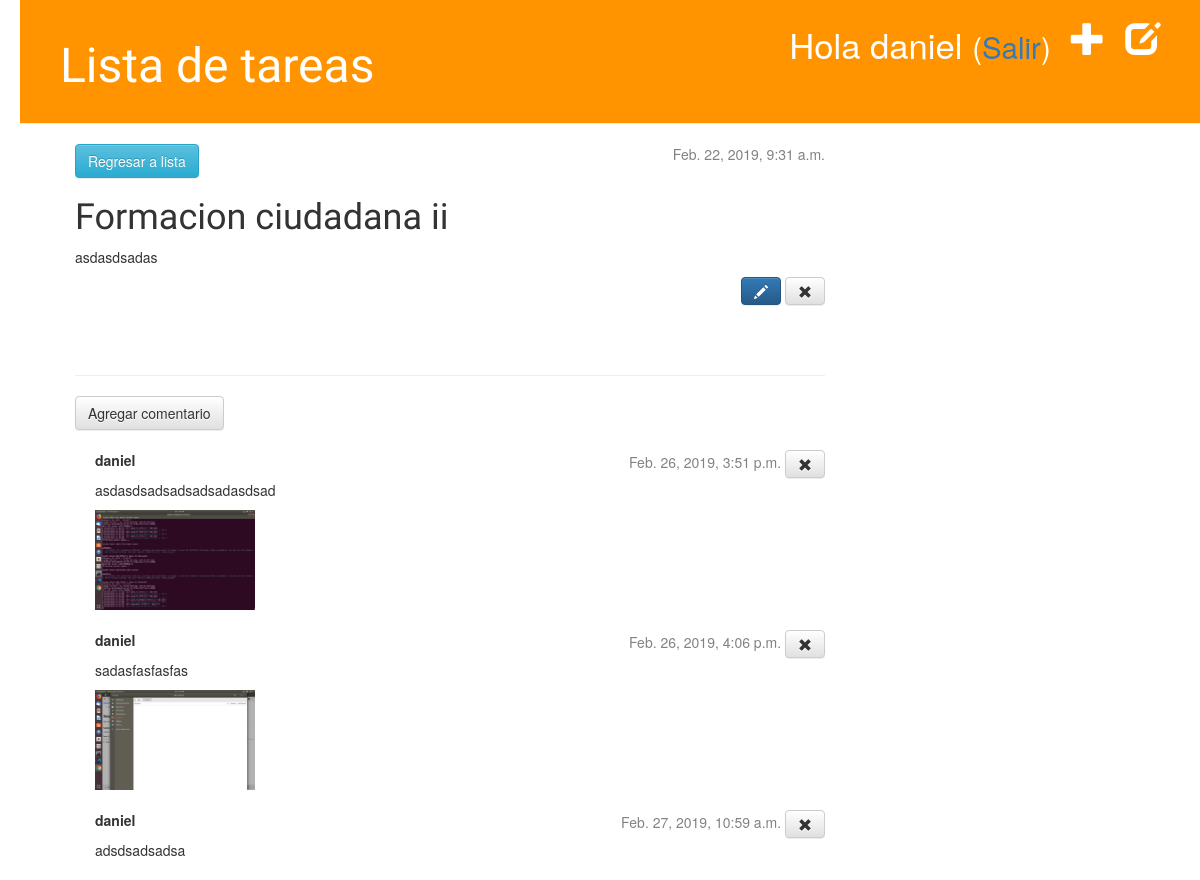
The app's page /post/7/ (signed in), older data.
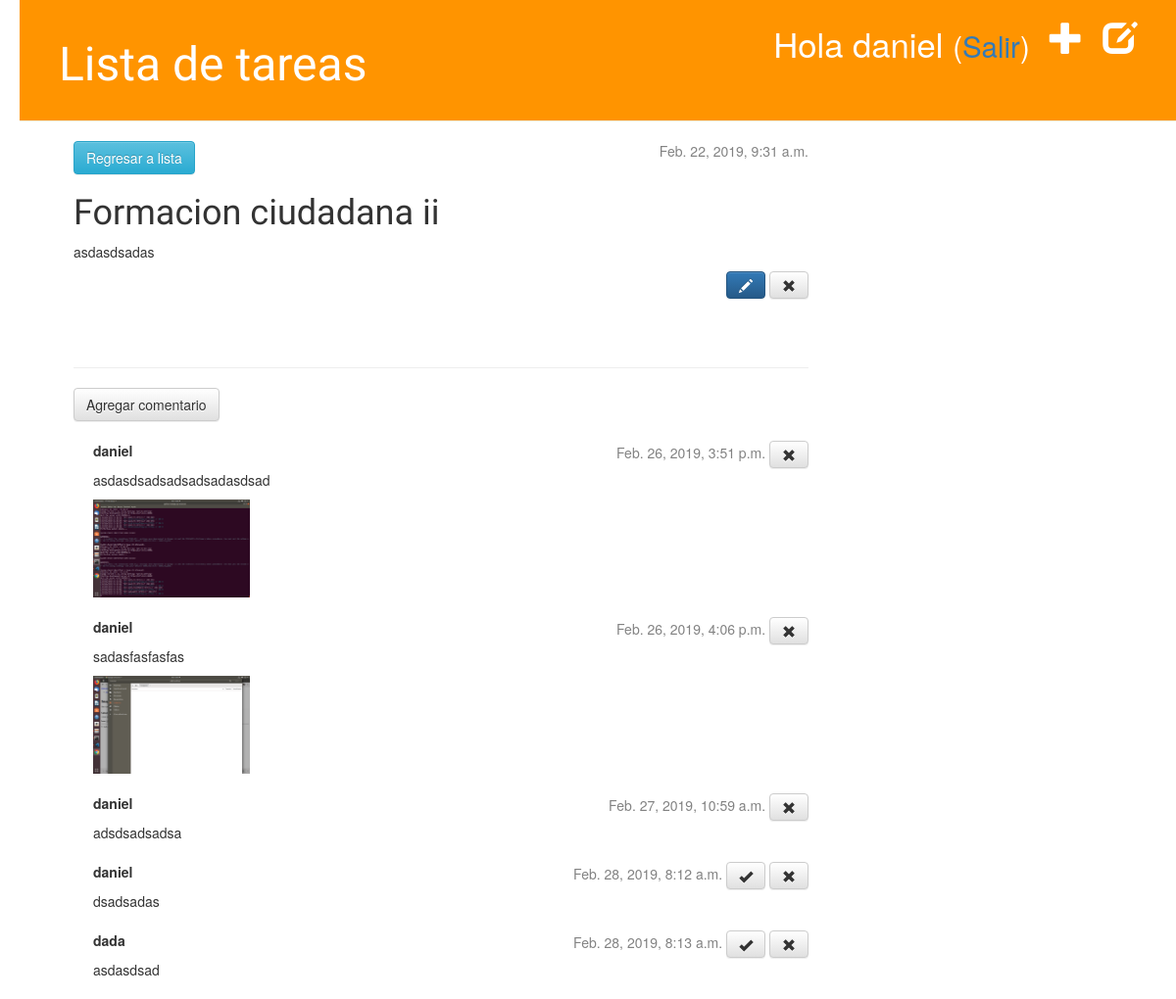
The same page, newer data.
### blog/models.py (models this page shows, shortened)
class Comment(models.Model):
    post = models.ForeignKey('blog.Post', on_delete=models.CASCADE, related_name='comments')
    author = models.ForeignKey('auth.User', on_delete=models.CASCADE)
    text = models.TextField(help_text="Sube una imagen respecto al tema, luego nuestro personal lo verificara y lo subira")
    image = models.ImageField(upload_to='blog/images/', blank= True, null=True)
    created_date = models.DateTimeField(default=timezone.now)
    approved_comment = models.BooleanField(default=False)

### blog/views.py (the view)
# urls.py: url(r'^post/(?P<pk>\d+)/$', views.PostDetail.as_view(), name='post_detail'),
class PostDetail(DetailView):
    model = Post
    context_object_name = "post"

### blog/templates/blog/post_detail.html (shortened to what this page needs)
{% extends 'blog/base.html' %}
{% block content %}
    <div class="post">
        {% if post.published_date %}
        <div class="date">
            {{ post.published_date }}
        </div>
        {% else %}
            {% if user.is_superuser or user.is_staff %}
                <a class="btn btn-success" href="{% url 'post_publish' pk=post.pk %}">Publicar</a>
            {% endif %}
            <div>Un administrador o alguien del staff estará revisando su post espere por favor  </div>
            {% endif %}
        <button type="button" class=" btn btn-info" onclick="regresar()">Regresar a lista</button>
        <h1>{{ post.title }}</h1>
        <p>{{ post.text|linebreaksbr }}</p>
        <div class="text-right">
                {% if user.is_staff or user.is_superuser %}
            <a class="btn btn-primary" href="{% url 'post_edit' pk=post.pk %}"><span class="glyphicon glyphicon-pencil"></span></a>
            <a class="btn btn-default" href="{% url 'post_remove' pk=post.pk %}"><span class="glyphicon glyphicon-remove"></span></a>
                {% endif %}
        </div>
    </div>
    <hr>
    {% if user.is_authenticated %}
    <a class="btn btn-default" href="{% url 'add_comment_to_post' pk=post.pk %}">Agregar comentario</a>
{%endif%}
    {% for comment in post.comments.all %}
        {% if user.is_superuser or user == comment.author or comment.approved_comment%}
        <div class="comment">
            <div class="date">
                {{ comment.created_date }}
                {% if not comment.approved_comment and user.is_superuser%}
                <a class="btn btn-default" href="{% url 'comment_approve' pk=comment.pk %}"><span class="glyphicon glyphicon-ok"></span></a>
                <a class="btn btn-default" href="{% url 'comment_remove' pk=comment.pk %}"><span class="glyphicon glyphicon-remove"></span></a>
                {% elif comment.approved_comment and user.is_superuser or user == comment.author   %}
                <a class="btn btn-default" href="{% url 'comment_remove' pk=comment.pk %}"><span class="glyphicon glyphicon-remove"></span></a>
                {% endif %}
            </div>
            <strong>{{ comment.author }}</strong>
            <p>{{ comment.text|linebreaks }}</p>
            {% if comment.image  %}
               <a href= "{{ MEDIA_URL }}{{ comment.image }}"><img src="{{ MEDIA_URL }}{{ comment.image }}" alt="Imagen" height="100" /></a>
            {%endif%}
        </div>
        {% endif %}
        {% empty %}
        <p>No hay comentarios :(</p>
    {% endfor %}
{% endblock %}

Row changes from the older to the newer data that the page shows:
added Comment: created_date "Feb. 28, 2019, 8:12 a.m.", approved_comment False (drawn), author "daniel", text "dsadsadas"
added Comment: created_date "Feb. 28, 2019, 8:13 a.m.", approved_comment False (drawn), author "dada", text "asdasdsad"
